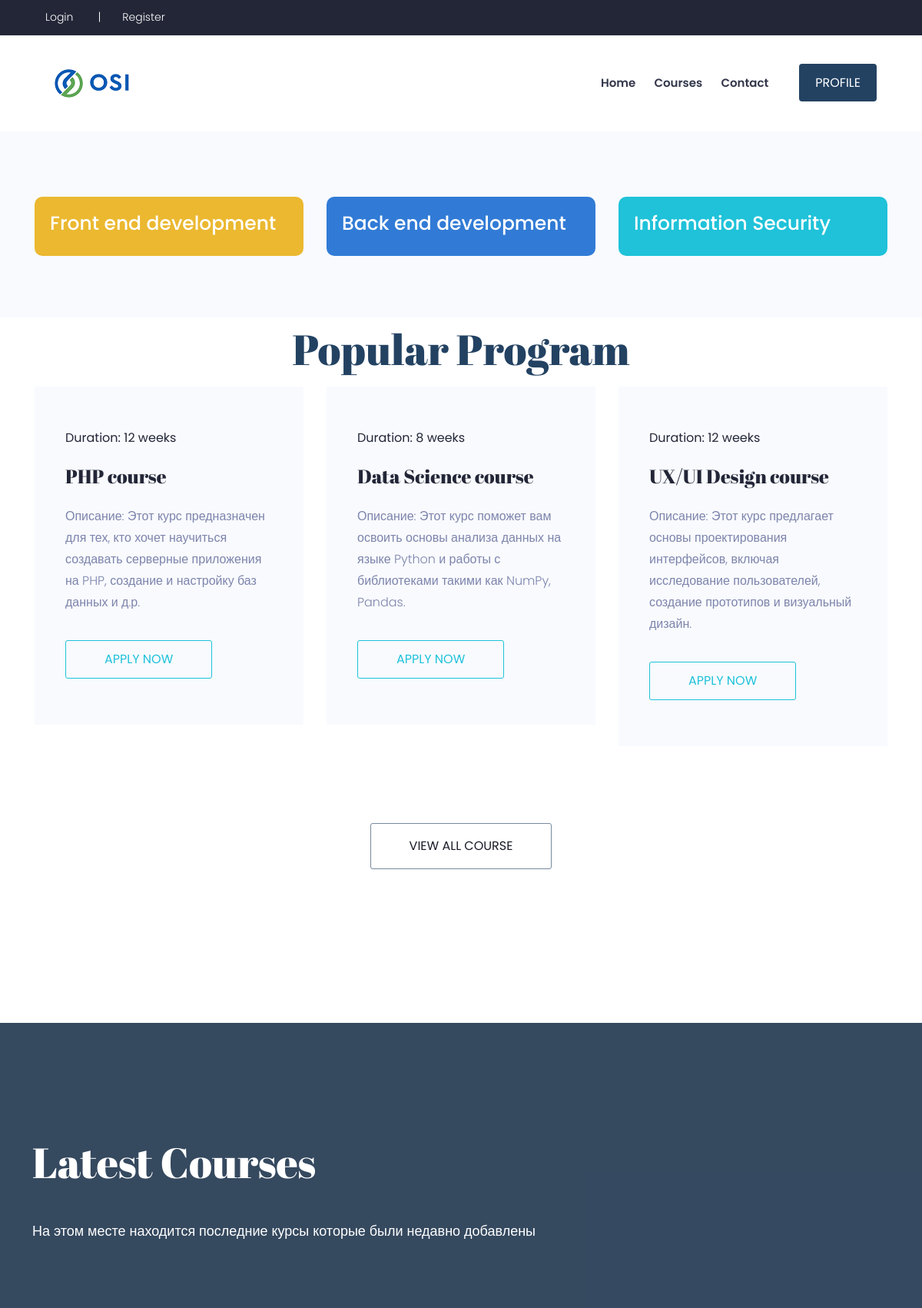
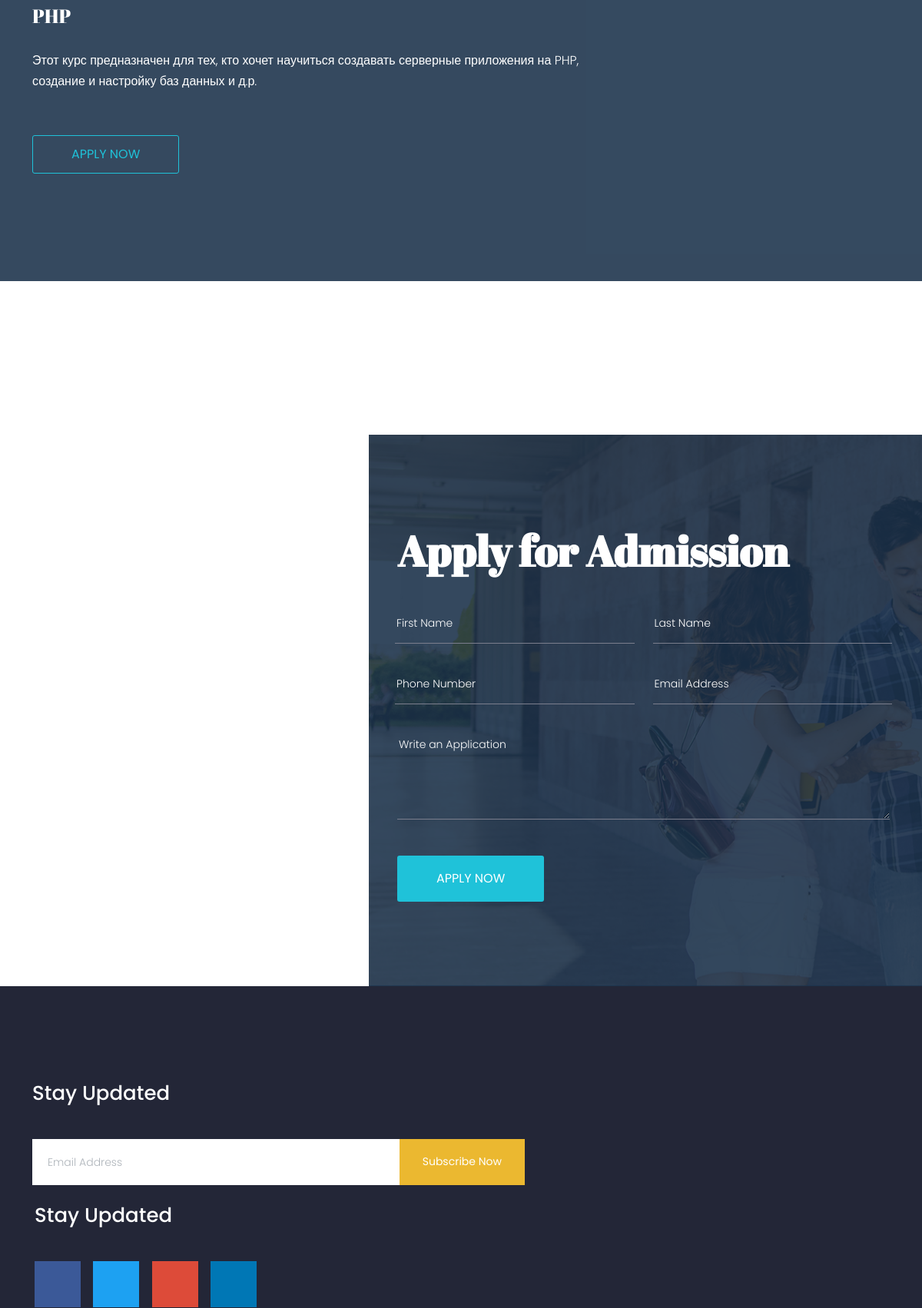
The page / (upper part) on the database its author committed (2 pictures, top to bottom).
### school/models.py (models this page shows, shortened)
class Subjects(models.Model):
    slug = models.SlugField(max_length=255, unique=True, db_index=True, null=True, verbose_name='URL')
    SubjectName = models.CharField(max_length=255, verbose_name='Название занятия')
    Text = models.TextField(verbose_name='Описание занятия')
    Duration = models.IntegerField(verbose_name='Время обучения в неделях')
    TermId = models.ForeignKey(Terms, on_delete=models.CASCADE, verbose_name='К какому семестру')
    time_create = models.DateTimeField(auto_now_add=True, null=True, verbose_name="Время создания")
    time_update = models.DateTimeField(auto_now=True, null=True, verbose_name="Время изменения")
    class Meta:
        verbose_name = 'Занятие'
        verbose_name_plural = 'Занятия'
        ordering = ['id']

### school/views.py (the view)
# urls.py: path('', HomeView.as_view(), name='home'),
class HomeView(DataMixin, ListView):
    model = Subjects
    template_name = 'school/index.html'
    context_object_name = 'courses'
    def get_context_data(self, *, object_list=None, **kwargs):
        context = super().get_context_data(**kwargs)
        context['last_item'] = get_last_course()
        context['last_three_items'] = get_last_three_course()
        c_def = self.get_user_context(title="OSI")
        return dict(list(context.items()) + list(c_def.items()))

### school/templatetags/school_tags.py (called while the page is built)
@register.simple_tag()
def get_last_three_course():
    return Subjects.objects.order_by('-id')[:3]

@register.simple_tag()
def get_last_course():
    return Subjects.objects.last()

### school/utils.py (called while the page is built)
    def get_user_context(self, **kwargs):
        context = kwargs
        context['menu'] = menu
        return context

### school/templates/school/index.html (shortened to what this page needs)
{% extends 'school/base.html' %}
{% block content %}
<div class="service_area gray_bg">
        <div class="container">
            <div class="row justify-content-center ">
                <div class="col-lg-4 col-md-6">
                    <div class="single_service d-flex align-items-center ">
                        <div class="service_info">
                            <h4>Front end development</h4>
                        </div>
                    </div>
                </div>
                <div class="col-lg-4 col-md-6">
                    <div class="single_service d-flex align-items-center ">
                        <div class="service_info">
                            <h4>Back end development</h4>
                        </div>
                    </div>
                </div>
                <div class="col-lg-4 col-md-6">
                    <div class="single_service d-flex align-items-center ">
                        <div class="service_info">
                            <h4>Information Security</h4>
                        </div>
                    </div>
                </div>
            </div>
        </div>
    </div>
    <div class="popular_program_area section__padding">
        <div class="container">
            <div class="row">
                <div class="col-lg-12">
                    <div class="section_title text-center">
                        <h3>Popular Program</h3>
                    </div>
                </div>
            </div>
            <div class="tab-content" id="nav-tabContent">
                <div class="tab-pane fade show active" id="nav-home" role="tabpanel" aria-labelledby="nav-home-tab">
                    <div class="row">
                        {% for i in last_three_items %}
                            <div class="col-lg-4 col-md-6">
                                <div class="single__program">
                                    <div class="program__content">
                                        <span>Duration: {{i.Duration}} weeks</span>
                                        <h4>{{i.SubjectName}} course</h4>
                                        <p>Описание: {{i.Text}}.</p>
                                        <a href="{% url 'details' %}" class="boxed-btn5">Apply NOw</a>
                                    </div>
                                </div>
                            </div>
                        {% endfor %}
                    </div>
                </div>
            </div>
            <div class="row">
                <div class="col-lg-12">
                    <div class="course_all_btn text-center">
                        <a href="{% url 'courses' %}" class="boxed-btn4">View All course</a>
                    </div>
                </div>
            </div>
        </div>
    </div>
    <div class="latest_coures_area">
        <div class="latest_coures_inner">
            <div class="container">
                <div class="row">
                    <div class="col-lg-8">
                        <div class="coures_info">
                            <div class="section_title white_text">
                                <h3>Latest Courses</h3>
                                <p>На этом месте находится последние курсы которые были недавно добавлены</p>
                            </div>
                            <div class="coures_wrap d-flex">
                                <div class="single_wrap">
                                    <h4>{{last_item.SubjectName}}</h4>
                                        <p>{{last_item.Text}}.</p>
                                        <a href="#" class="boxed-btn5">Apply NOw</a>
                                </div>
                            </div>
                        </div>
                    </div>
                </div>
            </div>
        </div>
    </div>
    <div class="recent_event_area section__padding">
    </div>
    <div data-scroll-index='1' class="admission_area">
        <div class="admission_inner">
            <div class="container">
                <div class="row justify-content-end">
                    <div class="col-lg-7">
                        <div class="admission_form">
                            <h3>Apply for Admission</h3>
                            <form action="#">
                                <div class="row">
                                    <div class="col-md-6">
                                        <div class="single_input">
                                            <input type="text" placeholder="First Name" >
                                        </div>
                                    </div>
                                    <div class="col-md-6">
                                        <div class="single_input">
                                            <input type="text" placeholder="Last Name" >
                                        </div>
                                    </div>
                                    <div class="col-md-6">
                                        <div class="single_input">
                                            <input type="text" placeholder="Phone Number" >
                                        </div>
                                    </div>
                                    <div class="col-md-6">
                                        <div class="single_input">
                                            <input type="text" placeholder="Email Address" >
                                        </div>
                                    </div>
                                    <div class="col-md-12">
                                        <div class="single_input">
                                            <textarea cols="30" placeholder="Write an Application" rows="10"></textarea>
                                        </div>
                                    </div>
                                    <div class="col-md-12">
                                        <div class="apply_btn">
                                            <button class="boxed-btn3" type="submit">Apply Now</button>
                                        </div>
                                    </div>
                                </div>
                            </form>
                        </div>
                    </div>
                </div>
            </div>
        </div>
    </div>
{% endblock %}

### school/static/school/css/profile.css (style rules this page uses)
:root { --blue: #5e72e4; --indigo: #5603ad; --purple: #8965e0; --pink: #f3a4b5; --red: #f5365c; --orange: #fb6340; --yellow: #ffd600; --green: #2dce89; --teal: #11cdef; --cyan: #2bffc6; --white: #fff; --gray: #8898aa; --gray-dark: #32325d; --light: #ced4da; --lighter: #e9ecef; --primary: #5e72e4; --secondary: #f7fafc; --success: #2dce89; --info: #11cdef; --warning: #fb6340; --danger: #f5365c; --light: #adb5bd; --dark: #212529; --default: #172b4d; --white: #fff; --neutral: #fff; --darker: black; --breakpoint-xs: 0; --breakpoint-sm: 576px; --breakpoint-md: 768px; --breakpoint-lg: 992px; --breakpoint-xl: 1200px; --font-family-sans-serif: Open Sans, sans-serif; --font-family-monospace: SFMono-Regular, Menlo, Monaco, Consolas, 'Liberation Mono', 'Courier New', monospace; }
*, *::before, *::after { box-sizing: border-box; }
h2, h3, h6 { margin-top: 0; margin-bottom: .5rem; }
p { margin-top: 0; margin-bottom: 1rem; }
a { text-decoration: none; color: #5e72e4; background-color: transparent; -webkit-text-decoration-skip: objects; }
button { border-radius: 0; }
input, button, textarea { font-family: inherit; font-size: inherit; line-height: inherit; margin: 0; }
button, input { overflow: visible; }
button { text-transform: none; }
button, [type='reset'], [type='submit'] { -webkit-appearance: button; }
textarea { overflow: auto; resize: vertical; }
h2, h3, h6, .h2, .h3, .h6 { font-family: inherit; font-weight: 600; line-height: 1.5; margin-bottom: .5rem; color: #32325d; }
h3, .h3 { font-size: 1.0625rem; }
.container { width: 100%; margin-right: auto; margin-left: auto; padding-right: 15px; padding-left: 15px; }
@media (min-width: 576px) { .container { max-width: 540px; } }
@media (min-width: 768px) { .container { max-width: 720px; } }
@media (min-width: 992px) { .container { max-width: 960px; } }
@media (min-width: 1200px) { .container { max-width: 1140px; } }
.row { display: flex; margin-right: -15px; margin-left: -15px; flex-wrap: wrap; }
.col-4, .col-8, .col-md-12, .col-lg-4, .col-lg-6, .col-xl-6, .col-xl-8 { position: relative; width: 100%; min-height: 1px; padding-right: 15px; padding-left: 15px; }
@media (min-width: 768px) { .col-md-12 { max-width: 100%; flex: 0 0 100%; } }
@media (min-width: 992px) { .col-lg-4 { max-width: 33.33333%; flex: 0 0 33.33333%; } }
.align-items-center { align-items: center !important; }
.text-center { text-align: center !important; }
p { font-size: 1rem; font-weight: 300; line-height: 1.7; }

### rows shown on the page
Subjects: Duration "12", SubjectName "PHP", Text "Этот курс предназначен для тех, кто хочет научиться создавать серверные приложения на PHP, создание и настройку баз данных и д.р"
Subjects: Duration "8", SubjectName "Data Science", Text "Этот курс поможет вам освоить основы анализа данных на языке Python и работы с библиотеками такими как NumPy, Pandas"
Subjects: Duration "12", SubjectName "UX/UI Design", Text "Этот курс предлагает основы проектирования интерфейсов, включая исследование пользователей, создание прототипов и визуальный дизайн"
